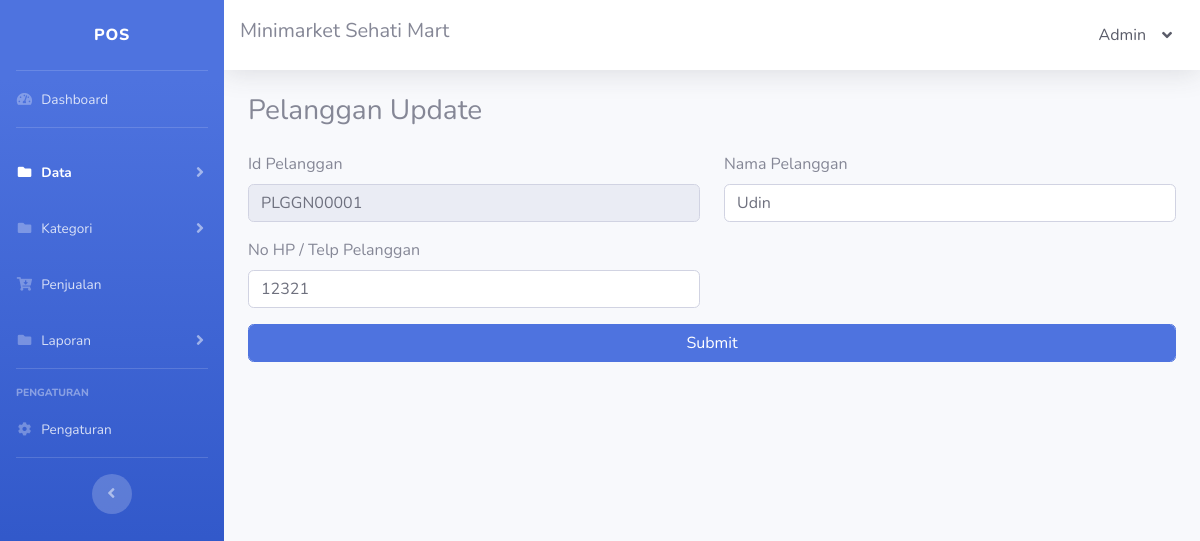
Page /pelanggan_update.php?pelanggan_id=PLGGN00001 (signed in) on the earlier database version.
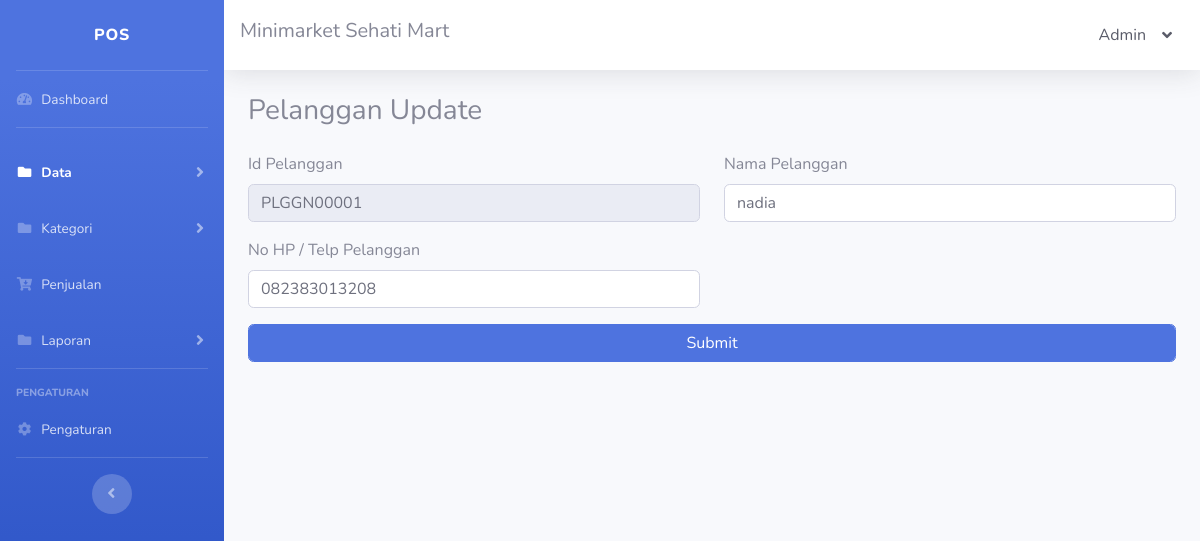
Same page on the later database version.
### tables this page shows
CREATE TABLE `tbl_pelanggan` (
  `pelanggan_id` varchar(10) NOT NULL,
  `pelanggan_nama` text NOT NULL,
  `pelanggan_no_hp` varchar(15) NOT NULL
);

### pelanggan_update.php (the view, shortened to what the changed rows need)
<!DOCTYPE html>
<html lang="en">
<?php
include 'config.php';
?>
<head>
    <link href="vendor/fontawesome-free/css/all.min.css" rel="stylesheet" type="text/css">
    <link href="css/sb-admin-2.min.css" rel="stylesheet">
</head>
<body id="page-top">
    <div id="wrapper">
        <div id="content-wrapper" class="d-flex flex-column">
            <div id="content">
                <div class="container-fluid">
                    <div class="d-sm-flex align-items-center justify-content-between">
                        <h1 class="h3 mb-4 text-black">Pelanggan Update</h1>
                    </div>
                    <?php
                    $data3 = mysqli_query($config, "SELECT * FROM tbl_pelanggan WHERE pelanggan_id='$_GET[pelanggan_id]'");
                    while ($row3 = mysqli_fetch_array($data3)) {
                        $pelanggan_id = $row3["pelanggan_id"];
                        $pelanggan_nama = $row3["pelanggan_nama"];
                        $pelanggan_no_hp = $row3["pelanggan_no_hp"];
                    }
                    ?>
                    <form action='' method='post'>
                        <div class='row'>
                            <div class='col-lg-6'>
                                <div class='form-group'>
                                    <label>Id Pelanggan</label>
                                    <input type='text' name='pelanggan_id' readonly value="<?= $pelanggan_id ?>" class='form-control'>
                                </div>
                            </div>
                            <div class='col-lg-6'>
                                <div class='form-group'>
                                    <label>Nama Pelanggan</label>
                                    <input type='text' name='pelanggan_nama' value="<?= $pelanggan_nama ?>" class='form-control'>
                                </div>
                            </div>
                        </div>
                        <div class='row'>
                            <div class='col-lg-6'>
                                <div class='form-group'>
                                    <label>No HP / Telp Pelanggan</label>
                                    <input type='number' name='pelanggan_no_hp' value="<?= $pelanggan_no_hp ?>" class='form-control'>
                                </div>
                            </div>
                        </div>
                    </form>
                </div>
            </div>
        </div>
</body>
</html>

Differences in the rows shown:
changed tbl_pelanggan "PLGGN00001": pelanggan_nama "Udin" → "nadia"; pelanggan_no_hp "12321" → "082383013208"
